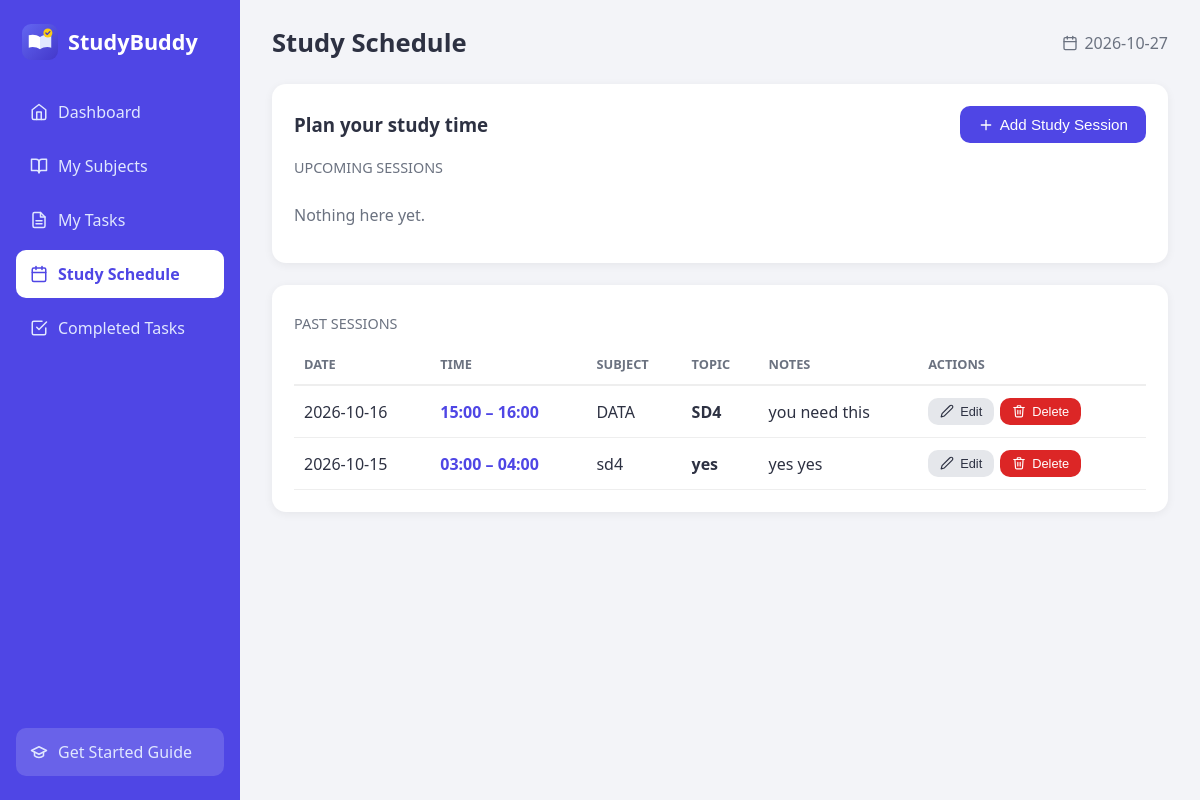
The app's page /schedule with its own data.
### tables this page shows
CREATE TABLE study_sessions (
            session_id  INTEGER PRIMARY KEY AUTOINCREMENT,
            subject_id  INTEGER NOT NULL,
            topic       TEXT NOT NULL,
            study_date  TEXT NOT NULL,
            start_time  TEXT NOT NULL,
            end_time    TEXT NOT NULL,
            notes       TEXT,
            FOREIGN KEY (subject_id) REFERENCES subjects (subject_id)
        );

CREATE TABLE subjects (
            subject_id   INTEGER PRIMARY KEY AUTOINCREMENT,
            subject_name TEXT NOT NULL,
            description  TEXT
        );

### app.py (the view)
@app.route("/schedule")
def schedule():
    conn = get_db()
    rows = conn.execute("SELECT ss.*, s.subject_name FROM study_sessions ss JOIN subjects s "
                        "ON ss.subject_id = s.subject_id ORDER BY ss.study_date, ss.start_time").fetchall()
    subject_list = conn.execute("SELECT * FROM subjects ORDER BY subject_name").fetchall()
    conn.close()
    today = date.today().isoformat()
    upcoming = [r for r in rows if r["study_date"] >= today]
    past = [r for r in rows if r["study_date"] < today][::-1]  # newest first
    return render_template("schedule.html", title="Study Schedule", upcoming=upcoming,
                           past=past, subject_list=subject_list)

### app.py (called while the page is built)
@app.context_processor
def inject_common():
    today = date.today()
    return {"today": today.isoformat(),
            "soon": (today + timedelta(days=3)).isoformat(),
            "STATUSES": STATUSES, "PRIORITIES": PRIORITIES, "TYPES": TYPES}

### database.py (called while the page is built)
def get_db():
    conn = sqlite3.connect(DB_PATH)
    conn.row_factory = sqlite3.Row
    conn.execute("PRAGMA foreign_keys = ON")  # enforce relationships
    return conn

### templates/schedule.html (shortened to what this page needs)
{% extends "base.html" %}
{% from "_icons.html" import icon %}
{% block content %}
{% macro session_table(rows) %}
  {% if rows %}
  <div class="table-wrap"><table>
    <thead><tr><th>Date</th><th>Time</th><th>Subject</th><th>Topic</th><th>Notes</th><th>Actions</th></tr></thead>
    <tbody>
    {% for r in rows %}
      <tr class="{{ 'row-today' if r.study_date == today }}">
        <td>{{ r.study_date }}{% if r.study_date == today %} <span class="badge s-ok">Today</span>{% endif %}</td>
        <td class="time">{{ r.start_time }} – {{ r.end_time }}</td>
        <td>{{ r.subject_name }}</td><td><strong>{{ r.topic }}</strong></td><td>{{ r.notes or '—' }}</td>
        <td class="actions">
          <button type="button" class="btn btn-sm btn-light" data-modal="sessionModal" data-heading="Edit Study Session"
            data-action="{{ url_for('edit_session', session_id=r.session_id) }}" data-subject_id="{{ r.subject_id }}"
            data-topic="{{ r.topic }}" data-study_date="{{ r.study_date }}" data-start_time="{{ r.start_time }}"
            data-end_time="{{ r.end_time }}" data-notes="{{ r.notes or '' }}">{{ icon('pencil', 14) }} Edit</button>
          <form method="post" action="{{ url_for('delete_session', session_id=r.session_id) }}"
                onsubmit="return confirm('Delete this study session?')"><button class="btn btn-sm btn-danger">{{ icon('trash', 14) }} Delete</button></form>
        </td>
      </tr>
    {% endfor %}
    </tbody></table></div>
  {% else %}<p class="empty">Nothing here yet.</p>{% endif %}
{% endmacro %}
<section class="card">
  <div class="toolbar">
    <h3 style="margin:0">Plan your study time</h3>
    <button class="btn" data-modal="sessionModal" data-heading="Add Study Session" data-action="{{ url_for('add_session') }}"
            {% if not subject_list %}disabled title="Add a subject first"{% endif %}>{{ icon('plus', 16) }} Add Study Session</button>
  </div>
  <p class="section-title">Upcoming sessions</p>
  {{ session_table(upcoming) }}
</section>
<section class="card"><p class="section-title">Past sessions</p>{{ session_table(past) }}</section>
{% endblock %}

### templates/_icons.html (shortened to what this page needs)
{% macro icon(name, size=18) %}
<svg class="ic" width="{{ size }}" height="{{ size }}" viewBox="0 0 24 24" fill="none" stroke="currentColor" stroke-width="2" stroke-linecap="round" stroke-linejoin="round" aria-hidden="true">{{ p[name]|safe }}</svg>
{%- endmacro %}

### static/css/style.css (style rules this page uses)
:root { --primary:#4f46e5; --primary-dark:#4338ca; --bg:#f3f4f8; --card:#fff; --text:#2d3142; --muted:#6b7280; --red:#dc2626; --amber:#d97706; --green:#16a34a; --radius:14px; }
* { box-sizing: border-box; margin: 0; padding: 0; }
body { font-family: "Segoe UI", Arial, sans-serif; background: var(--bg); color: var(--text); line-height: 1.5; }
.card { background: var(--card); border-radius: var(--radius); padding: 22px; margin-bottom: 22px; box-shadow: 0 2px 10px rgba(0,0,0,.06); transition: .2s; }
.card h3 { margin-bottom: 14px; }
.table-wrap { overflow-x: auto; }
table { width: 100%; border-collapse: collapse; }
th { text-align: left; font-size: .8rem; text-transform: uppercase; color: var(--muted); padding: 10px; border-bottom: 2px solid #eee; }
td { padding: 12px 10px; border-bottom: 1px solid #eee; vertical-align: middle; }
.actions { display: flex; gap: 6px; flex-wrap: wrap; }
.empty { color: var(--muted); padding: 14px 0; }
.btn { background: var(--primary); color: #fff; border: 0; padding: 10px 18px; border-radius: 10px; cursor: pointer; font-size: .95rem; transition: .2s; }
.btn-sm { padding: 6px 12px; font-size: .8rem; }
.btn-light { background: #e5e7eb; color: var(--text); }
.btn-danger { background: var(--red); }
.toolbar { display: flex; justify-content: space-between; align-items: center; gap: 14px; flex-wrap: wrap; margin-bottom: 14px; }
.section-title { margin: 6px 0 10px; color: var(--muted); font-size: .9rem; text-transform: uppercase; }
.time { white-space: nowrap; font-weight: 600; color: var(--primary); }
.ic { flex-shrink: 0; vertical-align: middle; }
.btn { display: inline-flex; align-items: center; gap: 6px; }

### records on screen
study_sessions: study_date "2026-10-16", start_time "15:00", end_time "16:00", subject_name "DATA", topic "SD4", notes "you need this", {{ size }} 14 (drawn)
study_sessions: study_date "2026-10-15", start_time "03:00", end_time "04:00", subject_name "sd4", topic "yes", notes "yes yes", {{ size }} 14 (drawn)

### other values on screen
{{ label }} "Dashboard" "My Subjects" "My Tasks" "Study Schedule" "Completed Tasks"
{{ title }} "Study Schedule"
{{ today }} "2026-10-27"
